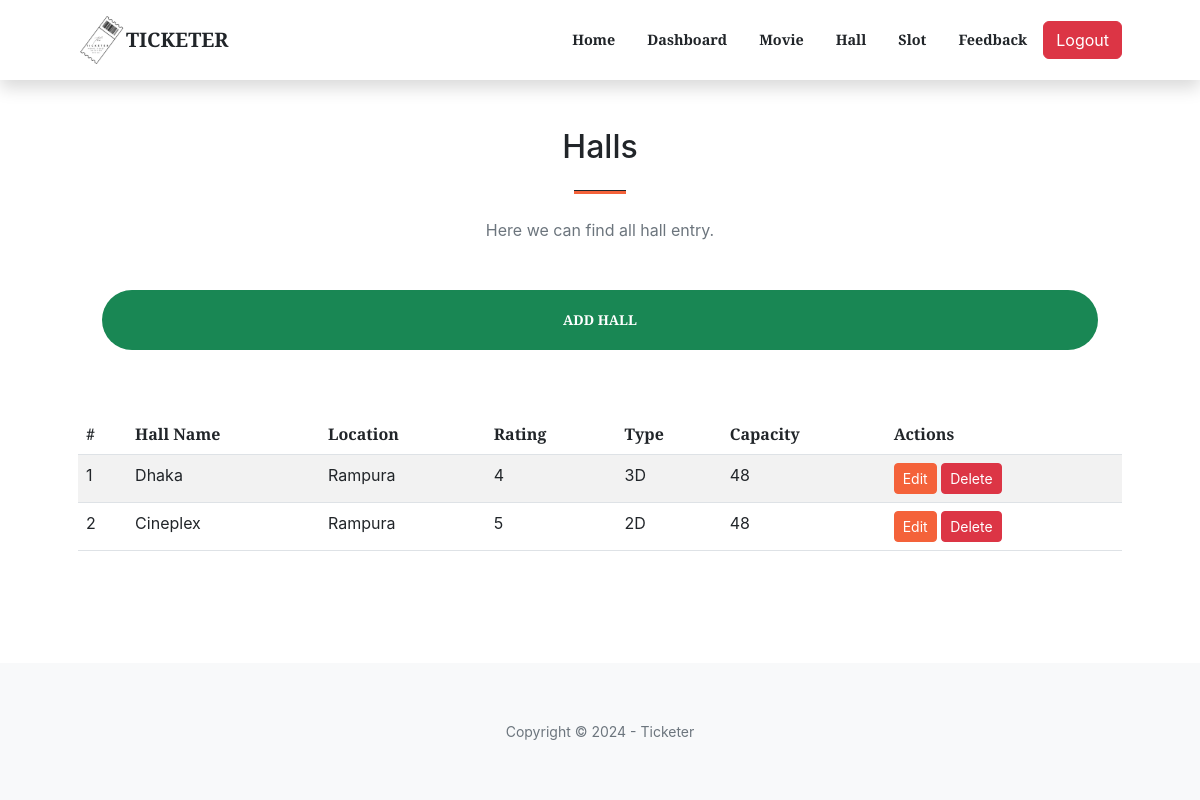
Page /admin/hall.php (signed in) on the earlier database version.
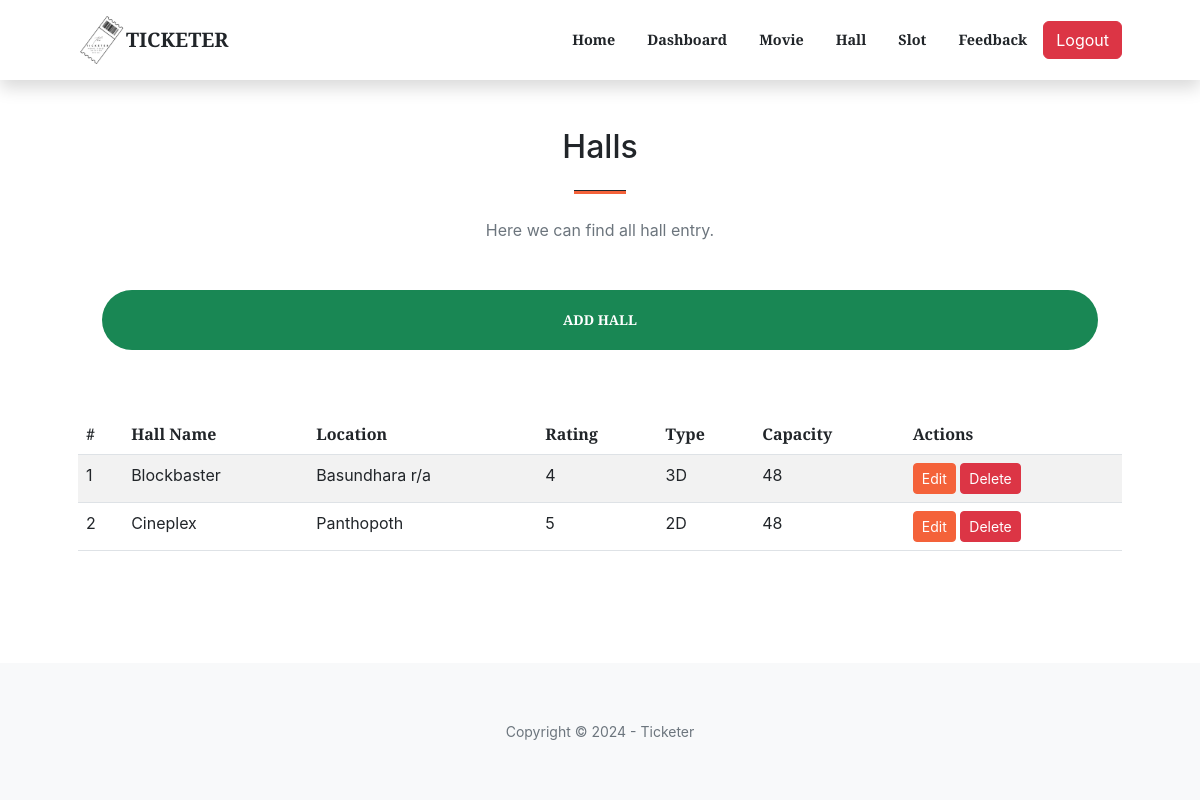
Same page on the later database version.
### tables this page shows
CREATE TABLE `halltable` (
  `hallId` int(11) NOT NULL,
  `hallname` varchar(100) NOT NULL,
  `location` varchar(1000) NOT NULL,
  `rating` int(11) NOT NULL,
  `type` varchar(100) NOT NULL,
  `capacity` int(11) NOT NULL DEFAULT 48
);

### admin/hall.php (the view, shortened to what this page needs)
<?php
include './includes/header.php';
?>
<?php
include './includes/dbcon.php';
$sql = "SELECT hallId, hallname, location, rating, type, capacity FROM halltable";
$result = $conn->query($sql);
?>
<section class="page-section">
    <div class="container px-4 px-lg-5">
        <div class="row gx-4 gx-lg-5 justify-content-center">
            <div class="col-lg-8 col-xl-6 text-center">
                <h2 class="mt-0">Halls</h2>
                <hr class="divider" />
                <p class="text-muted mb-5">Here we can find all hall entry.</p>
            </div>
            <div class="container px-4 px-lg-5">
                <div class="d-grid">
                    <button class="btn btn-success btn-xl mb-3" id="AddHallBtn">Add Hall</button>
                </div>
            </div>
        </div>
        <div class="table-container">
            <table class="table table-striped">
                <thead>
                    <tr>
                        <th>#</th>
                        <th>Hall Name</th>
                        <th>Location</th>
                        <th>Rating</th>
                        <th>Type</th>
                        <th>Capacity</th>
                        <th>Actions</th>
                    </tr>
                </thead>
                <tbody>
                    <?php
                    if ($result->num_rows > 0) {
                        $count = 1;
                        while ($row = $result->fetch_assoc()) {
                            echo "<tr>";
                            echo "<td>" . $count . "</td>";
                            echo "<td>" . $row["hallname"] . "</td>";
                            echo "<td>" . $row["location"] . "</td>";
                            echo "<td>" . $row["rating"] . "</td>";
                            echo "<td>" . $row["type"] . "</td>";
                            echo "<td>" . $row["capacity"] . "</td>";
                            echo "<td>
                            <button class='btn btn-primary btn-sm editHallBtn'hallid='" . $row["hallId"] . "'hallname='" . $row["hallname"] . "'location='" . $row["location"] . "'rating='" . $row["rating"] . "'type='" . $row["type"] . "'>Edit</button>
                            <button class='btn btn-danger btn-sm deleteHallBtn'hallid='" . $row["hallId"] . "'>Delete</button>
                            </td>";
                            echo "</tr>";
                            $count++;
                        }
                    } else {
                        echo "<tr><td colspan='7'>No records found</td></tr>";
                    }
                    ?>
                </tbody>
            </table>
        </div>
    </div>
</section>
<footer class="fixed-footer">
    <?php include './includes/footer.php'; ?>

Differences in the rows shown:
changed halltable: hallname "Dhaka" → "Blockbaster"; location "Rampura" → "Basundhara r/a"
changed halltable "Cineplex": location "Rampura" → "Panthopoth"
